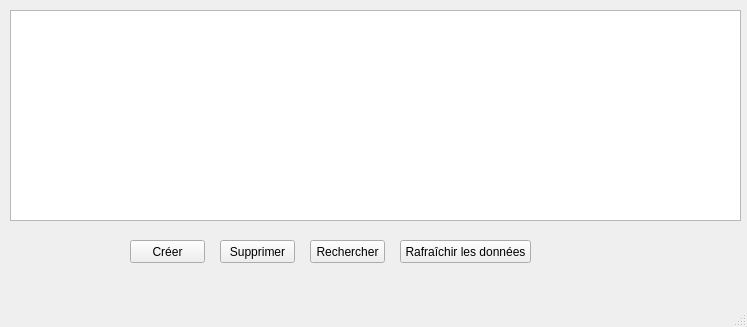
<?xml version="1.0" encoding="UTF-8"?>
<ui version="4.0">
 <class>produitwindow</class>
 <widget class="QMainWindow" name="produitwindow">
  <property name="geometry">
   <rect>
    <x>0</x>
    <y>0</y>
    <width>747</width>
    <height>327</height>
   </rect>
  </property>
  <property name="windowTitle">
   <string>MainWindow</string>
  </property>
  <widget class="QWidget" name="centralwidget">
   <widget class="QTableView" name="tableProduit">
    <property name="geometry">
     <rect>
      <x>10</x>
      <y>10</y>
      <width>731</width>
      <height>211</height>
     </rect>
    </property>
   </widget>
   <widget class="QPushButton" name="btn_creer">
    <property name="geometry">
     <rect>
      <x>130</x>
      <y>240</y>
      <width>75</width>
      <height>23</height>
     </rect>
    </property>
    <property name="font">
     <font>
      <pointsize>9</pointsize>
     </font>
    </property>
    <property name="text">
     <string>Créer</string>
    </property>
   </widget>
   <widget class="QPushButton" name="btn_supprimer">
    <property name="geometry">
     <rect>
      <x>220</x>
      <y>240</y>
      <width>75</width>
      <height>23</height>
     </rect>
    </property>
    <property name="font">
     <font>
      <pointsize>9</pointsize>
     </font>
    </property>
    <property name="text">
     <string>Supprimer</string>
    </property>
   </widget>
   <widget class="QPushButton" name="btn_rechercher">
    <property name="geometry">
     <rect>
      <x>310</x>
      <y>240</y>
      <width>75</width>
      <height>23</height>
     </rect>
    </property>
    <property name="font">
     <font>
      <pointsize>9</pointsize>
     </font>
    </property>
    <property name="text">
     <string>Rechercher</string>
    </property>
   </widget>
   <widget class="QPushButton" name="btn_rafraichir">
    <property name="geometry">
     <rect>
      <x>400</x>
      <y>240</y>
      <width>131</width>
      <height>23</height>
     </rect>
    </property>
    <property name="font">
     <font>
      <pointsize>9</pointsize>
     </font>
    </property>
    <property name="text">
     <string>Rafraîchir les données</string>
    </property>
   </widget>
  </widget>
  <widget class="QMenuBar" name="menubar">
   <property name="geometry">
    <rect>
     <x>0</x>
     <y>0</y>
     <width>747</width>
     <height>21</height>
    </rect>
   </property>
  </widget>
  <widget class="QStatusBar" name="statusbar"/>
 </widget>
 <resources/>
 <connections/>
</ui>
